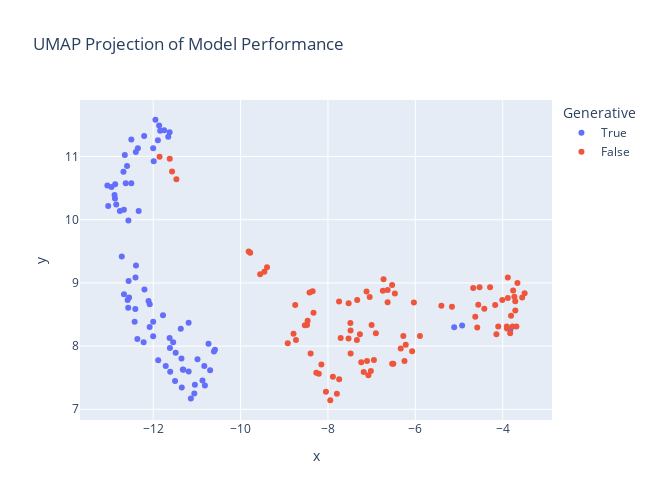

The notebook cell saved with this chart:
### Code cell
N_NEIGHBOURS = len(df) // 2

print(f"Using {N_NEIGHBOURS} neighbours.")
umap = UMAP(n_neighbors=N_NEIGHBOURS, n_components=2, random_state=4242, n_jobs=1)
umap_projection = umap.fit_transform(df.drop(columns="generative"))

px.scatter(
    x=umap_projection[:, 0], 
    y=umap_projection[:, 1], 
    color=df.generative,
    hover_name=df.index.tolist(),
    width=650,
    height=500,
    title=f"UMAP Projection of Model Performance",
    labels=dict(color="Generative"),
)

### Figure 1 — Plotly figure (JSON) as saved in the notebook; plotly's stock layout.template omitted (floating-point values rounded to 4 significant figures)
{"data": [{"hovertemplate": "<b>%{hovertext}</b><br><br>Generative=True<br>x=%{x}<br>y=%{y}<extra></extra>", "hovertext": ["gpt-4-0613 (few-shot, val)", "gpt-3.5-turbo-0613 (few-shot)", "gpt-3.5-turbo-0613 (few-shot, val)", "RJuro/munin-neuralbeagle-7b (few-shot, val)", "timpal0l/BeagleCatMunin (few-shot, val)", "birgermoell/Flashback-Bellman (few-shot, val)", "merge-crew/da-sv-dare-ties-density-0.9 (few-shot, val)", "merge-crew/da-sv-slerp (few-shot, val)", "merge-crew/da-sv-task-arithmetic (few-shot, val)", "mhenrichsen/danskgpt-chat-v2.1 (few-shot)", "Mabeck/Heidrun-Mistral-7B-chat (few-shot)", "birgermoell/BeagleCatMunin-Flashback-Bellman (few-shot, val)", "birgermoell/Rapid-Cycling (few-shot, val)", "timpal0l/BeagleCatMunin2 (few-shot, val)", "mlabonne/NeuralBeagle14-7B (few-shot, val)", "merge-crew/da-sv-ties (few-shot, val)", "birgermoell/Munin-NeuralBeagle-NorskGPT (few-shot, val)", "birgermoell/WestLake-Munin-Cat-NorskGPT (few-shot, val)", "merge-crew/da-sv-dare-ties-density-0.6 (few-shot, val)", "RJuro/munin-neuralbeagle-SkoleGPTOpenOrca-7b (few-shot, val)", "timpal0l/tyr (few-shot, val)", "Mabeck/Heidrun-Mistral-7B-base (few-shot)", "ThatsGroes/munin-SkoleGPTOpenOrca-7b-16bit (few-shot)", "KennethEnevoldsen/munin_mistral-7b (few-shot, val)", "bineric/NorskGPT-Mistral-7b (few-shot)", "danish-foundation-models/munin-7b-v0.1dev0 (few-shot)", "timpal0l/Mistral-7B-v0.1-flashback-v2 (few-shot)", "mhenrichsen/hestenettetLM (few-shot)", "birgermoell/NeuralBeagle-Flashback (few-shot, val)", "RuterNorway/Llama-2-13b-chat-norwegian (few-shot)", "mistralai/Mistral-7B-Instruct-v0.2 (few-shot)", "neph1/bellman-7b-mistral-instruct-v0.2 (few-shot)", "mistralai/Mistral-7B-v0.1 (few-shot)", "occiglot/occiglot-7b-eu5-instruct (few-shot)", "mistralai/Mistral-7B-Instruct-v0.1 (few-shot)", "bineric/NorskGPT-Llama-7B-v0.1 (few-shot)", "occiglot/occiglot-7b-eu5 (few-shot)", "timpal0l/njord-alpha (few-shot)", "danish-foundation-models/munin-7b-alpha (few-shot)", "merge-crew/da-sv-dare-ties-density-0.3 (few-shot, val)", "meta-llama/Llama-2-7b-chat-hf (few-shot)", "tollefj/nordavind-7b-instruct-warm (few-shot)", "timpal0l/Mistral-7B-v0.1-flashback-v2-instruct (few-shot)", "AI-Sweden-Models/gpt-sw3-20b (few-shot)", "norallm/normistral-7b-warm (few-shot)", "meta-llama/Llama-2-7b-hf (few-shot)", "Qwen/Qwen1.5-4B-Chat (few-shot)", "01-ai/Yi-6B (few-shot)", "google/gemma-2b (few-shot)", "Qwen/Qwen1.5-4B (few-shot)", "AI-Sweden-Models/gpt-sw3-1.3b-instruct (few-shot)", "AI-Sweden-Models/gpt-sw3-6.7b-v2 (few-shot)", "AI-Sweden-Models/gpt-sw3-6.7b-v2-instruct (few-shot)", "AI-Sweden-Models/gpt-sw3-1.3b (few-shot)", "AI-Sweden-Models/gpt-sw3-6.7b (few-shot)", "google/gemma-2b-it (few-shot)", "norallm/normistral-7b-scratch (few-shot)", "mhenrichsen/danskgpt-tiny-chat (few-shot)", "NbAiLab/nb-gpt-j-6B-alpaca (few-shot)", "AI-Sweden-Models/gpt-sw3-356m-instruct (few-shot)", "Qwen/Qwen1.5-1.8B (few-shot)", "Qwen/Qwen1.5-1.8B-Chat (few-shot)", "HPLT/gpt-7b-nordic-prerelease (few-shot)", "AI-Sweden-Models/gpt-sw3-356m (few-shot)", "RuterNorway/Llama-2-7b-chat-norwegian (few-shot)", "mhenrichsen/danskgpt-tiny (few-shot)", "Qwen/Qwen1.5-0.5B-Chat (few-shot)", "allenai/OLMo-1B (few-shot)", "Qwen/Qwen1.5-0.5B (few-shot)", "NbAiLab/nb-gpt-j-6B-v2 (few-shot)", "AI-Sweden-Models/gpt-sw3-126m-instruct (few-shot)", "NbAiLab/nb-gpt-j-6B@sharded (few-shot)", "AI-Sweden-Models/gpt-sw3-126m (few-shot)", "RJuro/kanelsnegl-v0.1 (few-shot)", "RJuro/kanelsnegl-v0.2 (few-shot)", "ai-forever/mGPT (few-shot)", "peter-sk/gpt-neox-da (few-shot)"], "legendgroup": "True", "marker": {"color": "#636efa", "symbol": "circle"}, "mode": "markers", "name": "True", "orientation": "v", "showlegend": true, "type": "scatter", "x": [-3.826, -5.11, -4.93, -10.83, -11.32, -11.19, -11.71, -11.31, -11.5, -11.14, -10.99, -11.05, -10.82, -10.7, -10.87, -11.62, -10.59, -10.61, -11.35, -11.35, -11.06, -11.49, -11.61, -11.78, -10.73, -11.54, -11.89, -12.08, -11.37, -12.0, -11.62, -11.19, -12.36, -12.08, -12.22, -12.0, -12.11, -12.57, -12.41, -12.67, -12.59, -12.56, -12.42, -12.39, -12.55, -12.41, -12.72, -12.2, -12.85, -12.33, -12.76, -12.57, -12.67, -13.03, -12.87, -12.5, -12.88, -12.6, -12.63, -12.95, -12.87, -12.68, -13.05, -12.65, -12.4, -12.0, -12.5, -11.99, -12.35, -11.89, -12.21, -11.62, -11.95, -11.65, -11.75, -11.86, -11.84], "xaxis": "x", "y": [8.259, 8.297, 8.327, 7.686, 7.628, 7.597, 7.685, 7.626, 7.447, 7.173, 7.79, 7.389, 7.376, 7.618, 7.454, 7.972, 7.943, 7.914, 7.806, 7.347, 7.248, 7.894, 7.595, 8.489, 8.036, 8.062, 7.775, 8.301, 8.274, 8.154, 8.127, 8.371, 8.114, 8.66, 8.06, 8.386, 8.715, 8.605, 9.085, 8.819, 8.728, 9.029, 8.386, 9.273, 8.768, 8.587, 9.416, 8.894, 10.24, 10.14, 10.14, 9.986, 10.16, 10.22, 10.33, 10.58, 10.39, 10.85, 10.58, 10.52, 10.56, 10.76, 10.54, 11.02, 11.07, 11.13, 11.27, 10.92, 11.13, 11.25, 11.32, 11.38, 11.58, 11.31, 11.42, 11.49, 11.41], "yaxis": "y"}, {"hovertemplate": "<b>%{hovertext}</b><br><br>Generative=False<br>x=%{x}<br>y=%{y}<extra></extra>", "hovertext": ["AI-Sweden-Models/roberta-large-1160k", "ltg/norbert3-large", "AI-Sweden-Models/roberta-large-1350k", "danish-foundation-models/encoder-large-v1", "KennethEnevoldsen/dfm-sentence-encoder-large-1", "KennethEnevoldsen/dfm-sentence-encoder-large-2", "google/rembert", "intfloat/multilingual-e5-large", "NbAiLab/nb-roberta-base-scandi", "microsoft/mdeberta-v3-base", "NbAiLab/nb-roberta-base-scandi-1e4", "ltg/norbert3-base", "sentence-transformers/use-cmlm-multilingual", "FacebookAI/xlm-roberta-large", "KennethEnevoldsen/dfm-sentence-encoder-medium-3", "vesteinn/ScandiBERT-no-faroese", "NbAiLab/nb-bert-base", "vesteinn/FoBERT", "pere/roberta-debug-8", "pere/roberta-base-exp-8", "setu4993/LaBSE", "pere/roberta-debug-32", "pere/roberta-base-exp-32", "AI-Sweden-Models/bert-large-nordic-pile-1M-steps", "pere/roberta-base-exp-32B", "vesteinn/DanskBERT", "ltg/norbert3-small", "KBLab/megatron-bert-large-swedish-cased-165k", "AI-Nordics/bert-large-swedish-cased", "cardiffnlp/twitter-xlm-roberta-base", "KBLab/megatron-bert-large-swedish-cased-110k", "microsoft/infoxlm-large", "google-bert/bert-base-multilingual-uncased", "KB/bert-base-swedish-cased", "KBLab/megatron-bert-base-swedish-cased-600k", "Geotrend/bert-base-en-fr-de-no-da-cased", "google-bert/bert-base-multilingual-cased", "Geotrend/bert-base-25lang-cased", "Geotrend/bert-base-en-no-cased", "KBLab/bert-base-swedish-cased", "microsoft/xlm-align-base", "facebook/xlm-v-base", "Geotrend/bert-base-en-da-cased", "jonfd/electra-small-nordic", "Geotrend/bert-base-da-cased", "microsoft/infoxlm-base", "KBLab/megatron-bert-base-swedish-cased-125k", "clips/mfaq", "jhu-clsp/bernice", "flax-community/nordic-roberta-wiki", "DDSC/roberta-base-scandinavian", "KBLab/bert-base-swedish-cased-new", "sentence-transformers/paraphrase-xlm-r-multilingual-v1", "sentence-transformers/paraphrase-multilingual-mpnet-base-v2", "flax-community/swe-roberta-wiki-oscar", "sentence-transformers/stsb-xlm-r-multilingual", "distilbert/distilbert-base-multilingual-cased", "Geotrend/distilbert-base-25lang-cased", "Geotrend/distilbert-base-en-fr-de-no-da-cased", "Geotrend/distilbert-base-en-no-cased", "Geotrend/distilbert-base-en-da-cased", "Twitter/twhin-bert-large", "Geotrend/distilbert-base-da-cased", "sarnikowski/convbert-medium-small-da-cased", "Addedk/kbbert-distilled-cased", "danish-foundation-models/encoder-medium-v1", "sentence-transformers/paraphrase-multilingual-MiniLM-L12-v2", "jannikskytt/MeDa-Bert", "DDSC/roberta-base-danish", "Maltehb/danish-bert-botxo", "ltg/norbert3-xs", "birgermoell/roberta-swedish-scandi", "Addedk/mbert-swedish-distilled-cased", "sarnikowski/electra-small-discriminator-da-256-cased", "sarnikowski/convbert-small-da-cased", "dbmdz/bert-base-historic-multilingual-cased", "sentence-transformers/distilbert-multilingual-nli-stsb-quora-ranking", "sentence-transformers/quora-distilbert-multilingual", "Maltehb/aelaectra-danish-electra-small-cased", "dbmdz/bert-medium-historic-multilingual-cased", "Maltehb/aelaectra-danish-electra-small-uncased", "jjzha/dajobbert-base-uncased", "sentence-transformers/distiluse-base-multilingual-cased-v1", "KBLab/albert-base-swedish-cased-alpha", "dbmdz/bert-mini-historic-multilingual-cased", "jannesg/bertsson", "alexanderfalk/danbert-small-cased", "3ebdola/Dialectal-Arabic-XLM-R-Base", "RabotaRu/HRBert-mini", "fresh-xlm-roberta-base", "fresh-electra-small"], "legendgroup": "False", "marker": {"color": "#EF553B", "symbol": "circle"}, "mode": "markers", "name": "False", "orientation": "v", "showlegend": true, "type": "scatter", "x": [-3.688, -3.773, -3.83, -4.145, -3.903, -4.103, -3.906, -4.583, -3.884, -3.809, -3.711, -4.173, -4.421, -4.629, -3.713, -3.734, -4.01, -3.498, -3.555, -3.762, -4.559, -3.663, -4.29, -6.034, -4.676, -5.162, -4.531, -6.531, -6.468, -5.404, -6.727, -8.921, -5.895, -6.633, -6.744, -6.249, -6.22, -6.335, -6.074, -6.635, -8.732, -6.275, -6.531, -3.883, -6.504, -8.788, -7.045, -7.529, -7.001, -6.904, -7.338, -7.117, -7.269, -7.487, -7.331, -7.483, -6.948, -7.239, -7.181, -7.018, -7.075, -8.466, -7.106, -7.743, -7.527, -8.266, -7.709, -8.21, -8.48, -8.15, -8.53, -7.746, -7.481, -7.796, -7.887, -8.351, -8.33, -8.749, -7.948, -8.421, -8.046, -8.397, -9.455, -9.395, -9.552, -9.814, -11.47, -9.781, -11.57, -11.62, -11.85], "xaxis": "x", "y": [8.31, 8.31, 8.205, 8.187, 8.278, 8.312, 8.311, 8.295, 8.761, 8.482, 8.561, 8.651, 8.59, 8.463, 8.71, 8.779, 8.73, 8.837, 8.768, 8.88, 8.656, 8.999, 8.933, 8.688, 8.92, 8.622, 8.932, 8.967, 8.834, 8.64, 9.056, 8.044, 8.16, 8.888, 8.875, 7.766, 8.022, 7.963, 7.919, 8.692, 8.098, 8.159, 7.721, 9.086, 7.719, 8.197, 8.776, 8.119, 8.333, 8.203, 8.095, 8.864, 8.189, 8.365, 8.728, 8.247, 7.78, 7.745, 7.591, 7.607, 7.538, 8.401, 7.763, 7.476, 8.678, 7.577, 8.128, 7.561, 8.334, 7.707, 8.328, 8.706, 7.881, 7.248, 7.513, 8.867, 8.526, 8.65, 7.143, 8.846, 7.279, 7.881, 9.176, 9.246, 9.138, 9.495, 10.64, 9.475, 10.76, 10.96, 10.99], "yaxis": "y"}], "layout": {"height": 500, "legend": {"title": {"text": "Generative"}, "tracegroupgap": 0}, "title": {"text": "UMAP Projection of Model Performance"}, "width": 650, "xaxis": {"anchor": "y", "autorange": true, "domain": [0, 1], "range": [-13.68, -2.871], "title": {"text": "x"}, "type": "linear"}, "yaxis": {"anchor": "x", "autorange": true, "domain": [0, 1], "range": [6.831, 11.89], "title": {"text": "y"}, "type": "linear"}}}
